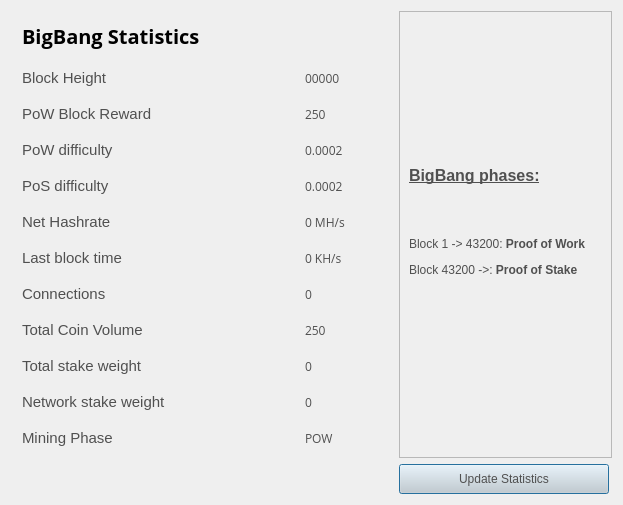
<?xml version="1.0" encoding="UTF-8"?>
<ui version="4.0">
 <class>StatisticsPage</class>
 <widget class="QWidget" name="StatisticsPage">
  <property name="windowModality">
   <enum>Qt::NonModal</enum>
  </property>
  <property name="geometry">
   <rect>
    <x>0</x>
    <y>0</y>
    <width>623</width>
    <height>505</height>
   </rect>
  </property>
  <property name="windowTitle">
   <string>Digging</string>
  </property>
  <property name="styleSheet">
   <string notr="true">color:#505050;
font-family:'Open Sans,sans-serif';</string>
  </property>
  <layout class="QGridLayout" name="gridLayout">
   <property name="sizeConstraint">
    <enum>QLayout::SetMaximumSize</enum>
   </property>
   <item row="1" column="0">
    <spacer name="verticalSpacer">
     <property name="orientation">
      <enum>Qt::Vertical</enum>
     </property>
     <property name="sizeHint" stdset="0">
      <size>
       <width>20</width>
       <height>40</height>
      </size>
     </property>
    </spacer>
   </item>
   <item row="0" column="1">
    <widget class="QFrame" name="frame">
     <property name="minimumSize">
      <size>
       <width>213</width>
       <height>0</height>
      </size>
     </property>
     <property name="frameShape">
      <enum>QFrame::StyledPanel</enum>
     </property>
     <property name="frameShadow">
      <enum>QFrame::Raised</enum>
     </property>
     <widget class="QLabel" name="label">
      <property name="geometry">
       <rect>
        <x>10</x>
        <y>70</y>
        <width>191</width>
        <height>281</height>
       </rect>
      </property>
      <property name="text">
       <string>&lt;html&gt;&lt;head/&gt;&lt;body&gt;&lt;p&gt;&lt;span style=&quot; font-size:12pt; font-weight:600; text-decoration: underline;&quot;&gt;BigBang phases:&lt;/span&gt;&lt;/p&gt;&lt;p align=&quot;center&quot;&gt;&lt;br/&gt;&lt;/p&gt;&lt;p&gt;Block 1 -&amp;gt; 43200: &lt;span style=&quot; font-weight:600;&quot;&gt;Proof of Work&lt;/span&gt;&lt;/p&gt;&lt;p&gt;Block 43200 -&amp;gt;: &lt;span style=&quot; font-weight:600;&quot;&gt;Proof of Stake&lt;/span&gt;&lt;/p&gt;&lt;/body&gt;&lt;/html&gt;</string>
      </property>
     </widget>
    </widget>
   </item>
   <item row="0" column="0">
    <widget class="QFrame" name="gridFrame_2">
     <layout class="QGridLayout" name="gridLayout_4">
      <item row="1" column="0">
       <layout class="QHBoxLayout" name="horizontalLayout_4">
        <property name="spacing">
         <number>7</number>
        </property>
        <item>
         <widget class="QLabel" name="label_5">
          <property name="font">
           <font>
            <family>Open Sans,sans-serif</family>
           </font>
          </property>
          <property name="text">
           <string>&lt;html&gt;&lt;head/&gt;&lt;body&gt;&lt;p&gt;&lt;span style=&quot; font-size:20px; font-weight:600; color:#000000;&quot;&gt;BigBang Statistics&lt;/span&gt;&lt;/p&gt;&lt;/body&gt;&lt;/html&gt;</string>
          </property>
         </widget>
        </item>
        <item>
         <spacer name="horizontalSpacer_2">
          <property name="orientation">
           <enum>Qt::Horizontal</enum>
          </property>
          <property name="sizeHint" stdset="0">
           <size>
            <width>40</width>
            <height>20</height>
           </size>
          </property>
         </spacer>
        </item>
       </layout>
      </item>
      <item row="2" column="0">
       <spacer name="verticalSpacer_2">
        <property name="orientation">
         <enum>Qt::Vertical</enum>
        </property>
        <property name="sizeHint" stdset="0">
         <size>
          <width>20</width>
          <height>40</height>
         </size>
        </property>
       </spacer>
      </item>
      <item row="3" column="0">
       <layout class="QFormLayout" name="formLayout_2">
        <property name="fieldGrowthPolicy">
         <enum>QFormLayout::FieldsStayAtSizeHint</enum>
        </property>
        <property name="horizontalSpacing">
         <number>139</number>
        </property>
        <property name="verticalSpacing">
         <number>18</number>
        </property>
        <property name="rightMargin">
         <number>0</number>
        </property>
        <item row="1" column="0">
         <widget class="QLabel" name="label_14">
          <property name="text">
           <string>&lt;html&gt;&lt;head/&gt;&lt;body&gt;&lt;p&gt;&lt;span style=&quot; font-size:11pt;&quot;&gt;Block Height&lt;/span&gt;&lt;/p&gt;&lt;/body&gt;&lt;/html&gt;</string>
          </property>
         </widget>
        </item>
        <item row="1" column="1">
         <widget class="QLabel" name="heightBox">
          <property name="font">
           <font>
            <family>Open Sans,sans-serif</family>
            <pointsize>9</pointsize>
           </font>
          </property>
          <property name="text">
           <string>00000</string>
          </property>
         </widget>
        </item>
        <item row="2" column="0">
         <widget class="QLabel" name="label_12">
          <property name="text">
           <string>&lt;html&gt;&lt;head/&gt;&lt;body&gt;&lt;p&gt;&lt;span style=&quot; font-size:11pt;&quot;&gt;PoW Block Reward&lt;/span&gt;&lt;/p&gt;&lt;/body&gt;&lt;/html&gt;</string>
          </property>
         </widget>
        </item>
        <item row="2" column="1">
         <widget class="QLabel" name="rewardBox">
          <property name="font">
           <font>
            <family>Open Sans,sans-serif</family>
            <pointsize>9</pointsize>
           </font>
          </property>
          <property name="text">
           <string>250</string>
          </property>
         </widget>
        </item>
        <item row="3" column="0">
         <widget class="QLabel" name="label_13">
          <property name="text">
           <string>&lt;html&gt;&lt;head/&gt;&lt;body&gt;&lt;p&gt;&lt;span style=&quot; font-size:11pt;&quot;&gt;PoW difficulty&lt;/span&gt;&lt;/p&gt;&lt;/body&gt;&lt;/html&gt;</string>
          </property>
         </widget>
        </item>
        <item row="3" column="1">
         <widget class="QLabel" name="diffBox">
          <property name="font">
           <font>
            <family>Open Sans,sans-serif</family>
            <pointsize>9</pointsize>
           </font>
          </property>
          <property name="text">
           <string>0.0002</string>
          </property>
         </widget>
        </item>
        <item row="4" column="0">
         <widget class="QLabel" name="label_9">
          <property name="text">
           <string>&lt;html&gt;&lt;head/&gt;&lt;body&gt;&lt;p&gt;&lt;span style=&quot; font-size:11pt;&quot;&gt;PoS difficulty&lt;/span&gt;&lt;/p&gt;&lt;/body&gt;&lt;/html&gt;</string>
          </property>
         </widget>
        </item>
        <item row="4" column="1">
         <widget class="QLabel" name="diffBox2">
          <property name="font">
           <font>
            <family>Open Sans,sans-serif</family>
            <pointsize>9</pointsize>
           </font>
          </property>
          <property name="text">
           <string>0.0002</string>
          </property>
         </widget>
        </item>
        <item row="5" column="1">
         <widget class="QLabel" name="pawrateBox">
          <property name="font">
           <font>
            <family>Open Sans,sans-serif</family>
            <pointsize>9</pointsize>
           </font>
          </property>
          <property name="text">
           <string>0 MH/s</string>
          </property>
         </widget>
        </item>
        <item row="6" column="0">
         <widget class="QLabel" name="label3_2">
          <property name="sizePolicy">
           <sizepolicy hsizetype="Preferred" vsizetype="Maximum">
            <horstretch>0</horstretch>
            <verstretch>0</verstretch>
           </sizepolicy>
          </property>
          <property name="text">
           <string>&lt;html&gt;&lt;head/&gt;&lt;body&gt;&lt;p&gt;&lt;span style=&quot; font-size:11pt;&quot;&gt;Last block time&lt;/span&gt;&lt;/p&gt;&lt;/body&gt;&lt;/html&gt;</string>
          </property>
         </widget>
        </item>
        <item row="6" column="1">
         <widget class="QLabel" name="localBox">
          <property name="font">
           <font>
            <family>Open Sans,sans-serif</family>
            <pointsize>9</pointsize>
           </font>
          </property>
          <property name="text">
           <string>0 KH/s</string>
          </property>
         </widget>
        </item>
        <item row="7" column="0">
         <widget class="QLabel" name="label1_2">
          <property name="text">
           <string>&lt;html&gt;&lt;head/&gt;&lt;body&gt;&lt;p&gt;&lt;span style=&quot; font-size:11pt;&quot;&gt;Connections&lt;/span&gt;&lt;/p&gt;&lt;/body&gt;&lt;/html&gt;</string>
          </property>
         </widget>
        </item>
        <item row="7" column="1">
         <widget class="QLabel" name="connectionBox">
          <property name="font">
           <font>
            <family>Open Sans,sans-serif</family>
            <pointsize>9</pointsize>
           </font>
          </property>
          <property name="text">
           <string>0</string>
          </property>
         </widget>
        </item>
        <item row="8" column="0">
         <widget class="QLabel" name="label_8">
          <property name="text">
           <string>&lt;html&gt;&lt;head/&gt;&lt;body&gt;&lt;p&gt;&lt;span style=&quot; font-size:11pt;&quot;&gt;Total Coin Volume&lt;/span&gt;&lt;/p&gt;&lt;/body&gt;&lt;/html&gt;</string>
          </property>
         </widget>
        </item>
        <item row="8" column="1">
         <widget class="QLabel" name="volumeBox">
          <property name="font">
           <font>
            <family>Open Sans,sans-serif</family>
            <pointsize>9</pointsize>
           </font>
          </property>
          <property name="text">
           <string>250</string>
          </property>
         </widget>
        </item>
        <item row="9" column="0">
         <widget class="QLabel" name="label_10">
          <property name="text">
           <string>&lt;html&gt;&lt;head/&gt;&lt;body&gt;&lt;p&gt;&lt;span style=&quot; font-size:11pt;&quot;&gt;Total stake weight&lt;/span&gt;&lt;/p&gt;&lt;/body&gt;&lt;/html&gt;</string>
          </property>
         </widget>
        </item>
        <item row="9" column="1">
         <widget class="QLabel" name="minBox">
          <property name="font">
           <font>
            <family>Open Sans,sans-serif</family>
            <pointsize>9</pointsize>
           </font>
          </property>
          <property name="text">
           <string>0</string>
          </property>
         </widget>
        </item>
        <item row="10" column="0">
         <widget class="QLabel" name="label_11">
          <property name="text">
           <string>&lt;html&gt;&lt;head/&gt;&lt;body&gt;&lt;p&gt;&lt;span style=&quot; font-size:11pt;&quot;&gt;Network stake weight&lt;/span&gt;&lt;/p&gt;&lt;/body&gt;&lt;/html&gt;</string>
          </property>
         </widget>
        </item>
        <item row="10" column="1">
         <widget class="QLabel" name="maxBox">
          <property name="font">
           <font>
            <family>Open Sans,sans-serif</family>
            <pointsize>9</pointsize>
           </font>
          </property>
          <property name="text">
           <string>0</string>
          </property>
         </widget>
        </item>
        <item row="11" column="0">
         <widget class="QLabel" name="label_15">
          <property name="text">
           <string>&lt;html&gt;&lt;head/&gt;&lt;body&gt;&lt;p&gt;&lt;span style=&quot; font-size:11pt;&quot;&gt;Mining Phase&lt;/span&gt;&lt;/p&gt;&lt;/body&gt;&lt;/html&gt;</string>
          </property>
         </widget>
        </item>
        <item row="11" column="1">
         <widget class="QLabel" name="cBox">
          <property name="font">
           <font>
            <family>Open Sans,sans-serif</family>
            <pointsize>9</pointsize>
           </font>
          </property>
          <property name="text">
           <string>POW</string>
          </property>
         </widget>
        </item>
        <item row="5" column="0">
         <widget class="QLabel" name="label_16">
          <property name="text">
           <string>&lt;html&gt;&lt;head/&gt;&lt;body&gt;&lt;p&gt;&lt;span style=&quot; font-size:11pt;&quot;&gt;Net Hashrate&lt;/span&gt;&lt;/p&gt;&lt;/body&gt;&lt;/html&gt;</string>
          </property>
         </widget>
        </item>
       </layout>
      </item>
     </layout>
    </widget>
   </item>
   <item row="1" column="1">
    <widget class="QPushButton" name="startButton">
     <property name="sizePolicy">
      <sizepolicy hsizetype="Fixed" vsizetype="Fixed">
       <horstretch>0</horstretch>
       <verstretch>0</verstretch>
      </sizepolicy>
     </property>
     <property name="minimumSize">
      <size>
       <width>210</width>
       <height>30</height>
      </size>
     </property>
     <property name="styleSheet">
      <string notr="true">background:lightgrey;</string>
     </property>
     <property name="text">
      <string>Update Statistics</string>
     </property>
     <property name="default">
      <bool>true</bool>
     </property>
    </widget>
   </item>
  </layout>
 </widget>
 <layoutdefault spacing="6" margin="11"/>
 <resources/>
 <connections/>
</ui>
